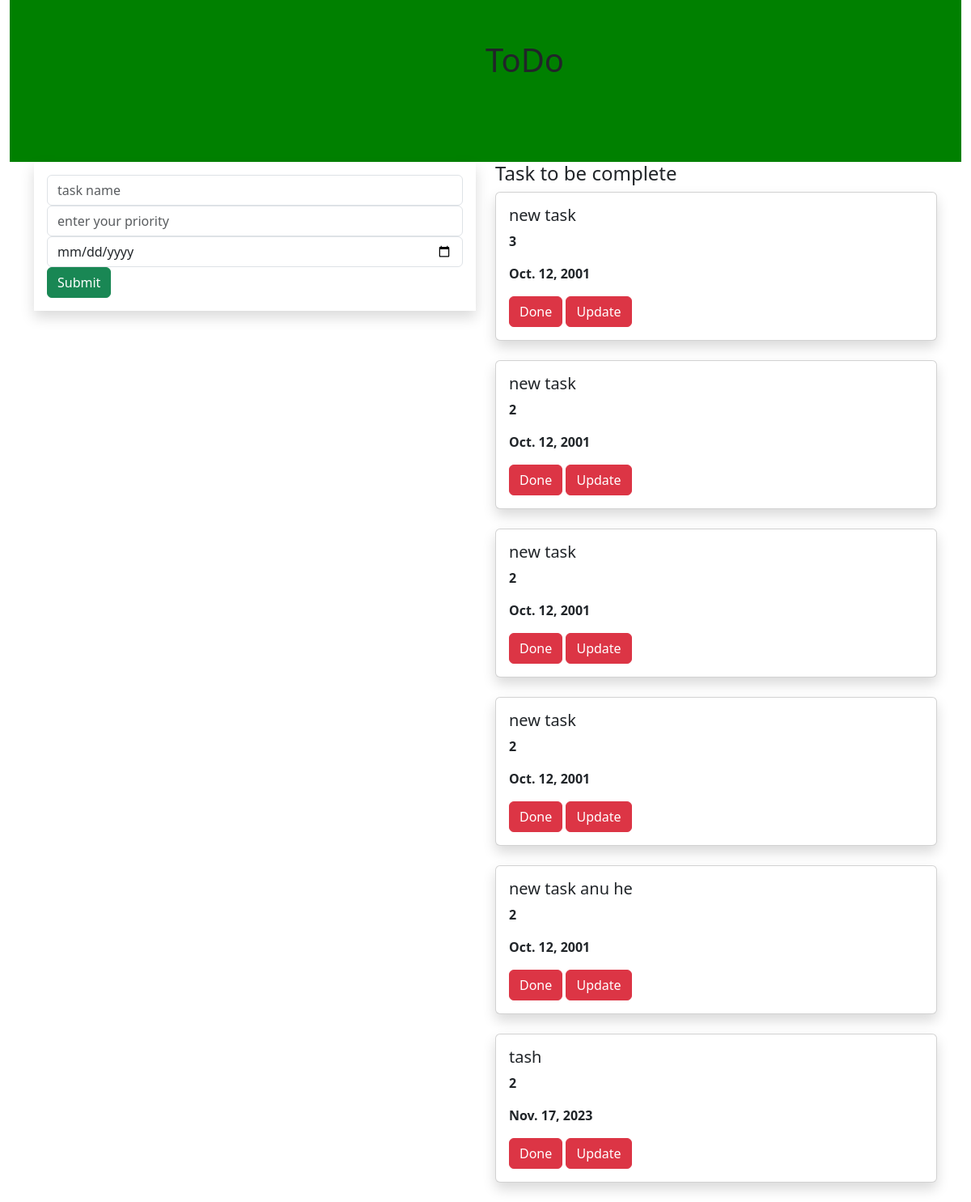
The page / on the database its author committed.
### todorepeatapp/models.py (models this page shows, shortened)
class Task(models.Model):
    name = models.CharField(max_length=250)
    priority = models.IntegerField()
    date = models.DateField()

### todorepeatapp/views.py (the view)
# urls.py: path('', views.add, name='add'),
def add(request):
    task1 = Task.objects.all()
    if request.method == 'POST':
        name = request.POST.get('task','')
        priority = request.POST.get('priority','')
        date = request.POST.get('date','')
        task = Task(name=name,priority=priority,date=date)
        task.save()
    return render(request,'home.html',{'task1':task1})

### templates/home.html (shortened to what this page needs)
{% extends 'base.html' %}
{% block content %}
<div class="container-fluid">
    <div class="row">
        <div class="col-md-12">
            <div class="banner">
                <div class="banner-text">
                    <h1>ToDo</h1>
                </div>
            </div>
        </div>
    </div>
</div>
<div class="container">
    <div class="row">
        <div class="col-md-6">
            <form method="post" class="p-3 shadow">
            <div class="form-group">
                <input type="text" class="form-control" name="task" placeholder="task name">
            </div>
            <div class="form-group">
                <input type="text" class="form-control" name="priority" placeholder="enter your priority">
            </div>
            <div class="form-group">
                <input type="date" class="form-control" name="date" placeholder="enter your date">
            </div>
            <input type="submit" class="btn btn-success">
            </form>
        </div>
        <div class="col-md-6">
            <h4>Task to be complete</h4>
            {% for i in task1 %}
            <div class="shadow card">
                <div class="card-body">
                    <h5 class="card-title">{{i.name}}</h5>
                    <p><b>{{i.priority}}</b></p>
                    <p><b>{{i.date}}</b></p>
                    <a class="btn btn-danger" href="{% url 'delete' i.id %}">Done</a>
                    <a class="btn btn-danger" href="{% url 'update' i.id %}">Update</a>
                </div>
            </div>
            <br>
            {% endfor %}
        </div>
    </div>
</div>
{% endblock %}

### templates/base.html (shortened to what this page needs)
{% load static %}
<!DOCTYPE html>
<html lang="en">
<head>
  <link href="https://cdn.jsdelivr.net/npm/bootstrap@5.3.2/dist/css/bootstrap.min.css" rel="stylesheet">
    <link href="{% static 'style1.css' %}" rel="stylesheet">
</head>
<body>
{% block content %}
{% endblock %}
</body>
</html>

### static/style1.css (style rules this page uses)
.banner { background-color:green; width:100%; height:200px }
.banner-text { top:50px; left:50%; position:absolute; transform:transform; }

### rows shown on the page
Task: name "new task", priority "3", date "Oct. 12, 2001"
Task: name "new task", priority "2", date "Oct. 12, 2001"
Task: name "new task", priority "2", date "Oct. 12, 2001"
Task: name "new task", priority "2", date "Oct. 12, 2001"
Task: name "new task anu he", priority "2", date "Oct. 12, 2001"
Task: name "tash", priority "2", date "Nov. 17, 2023"
